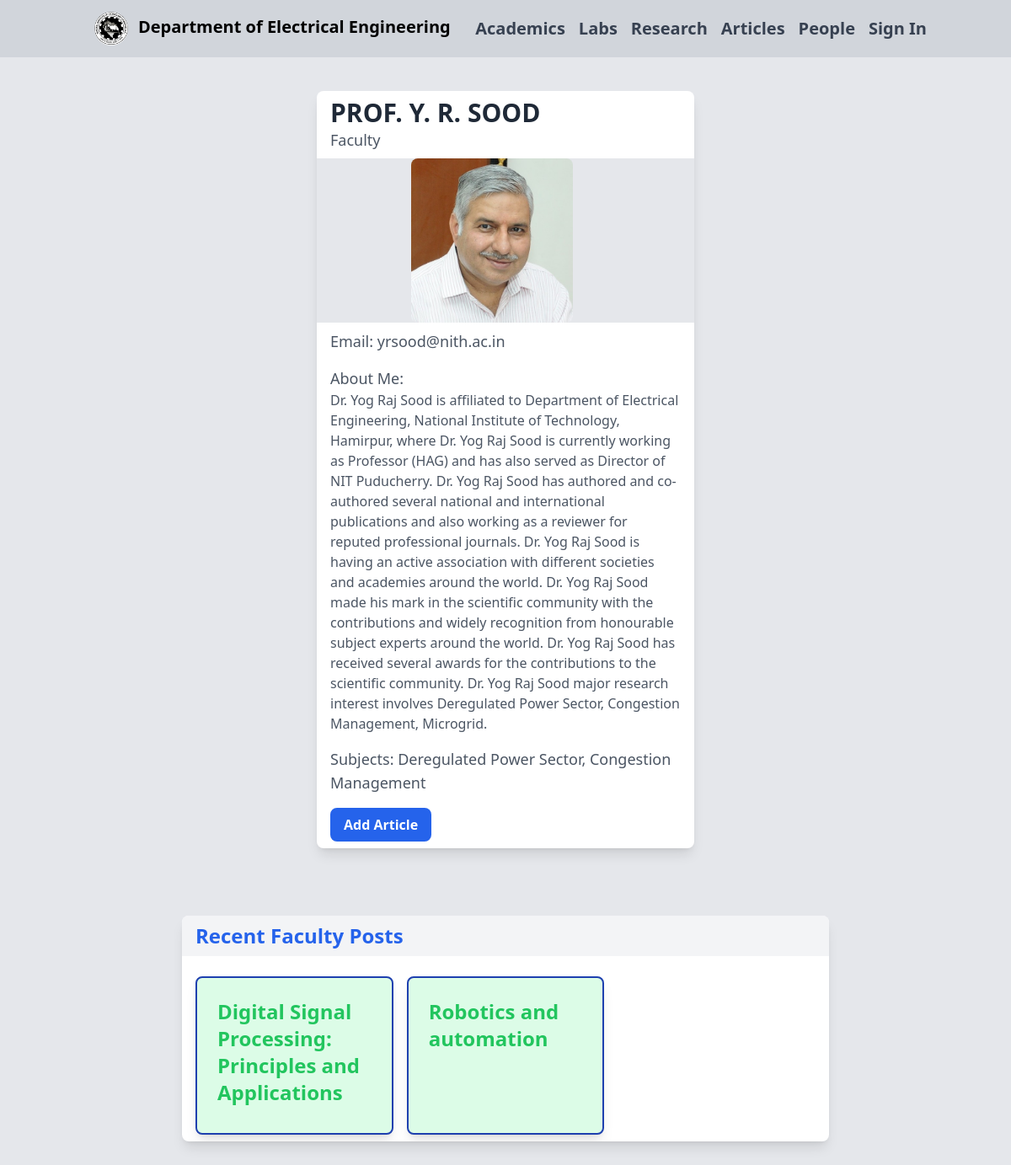
The page /profile/yrsood/ on the database its author committed.
### ele/models.py (models this page shows, shortened)
class CustomUser(AbstractUser):
    role = models.CharField(choices=[(choice.value, choice.value) for choice in RoleChoices], max_length=10, null = True)
    bio = models.TextField(max_length=10000, null = True)
    name = models.TextField(max_length=30, null = True)
    company = models.TextField(null=True, blank=True)
    subjects = models.CharField(max_length=50, null = True, blank=True)
    profile_image = models.ImageField(upload_to="images/", null=True, blank=True)

class Post(models.Model):
    title = models.CharField(max_length=100)
    short_description= models.CharField(max_length=100,default="no short description available", blank=True)
    content = RichTextField(blank=True, null=True)
    author = models.ForeignKey(CustomUser, on_delete=models.CASCADE)
    document = models.FileField(upload_to='documents/', null=True, blank=True)
    created_at = models.DateTimeField(default=timezone.now)
    views = models.PositiveIntegerField(default=0)

### ele/views.py (the view)
# urls.py: path('profile/<str:username>/', views.user_profile, name='user_profile'),
def user_profile(request, username):
    user = get_object_or_404(CustomUser, username=username)
    if user.role == RoleChoices.ALUMNI.value:
        posts = Post.objects.filter(author=user)
        return render(request, 'ele/profile.html', {'user': user, 'posts': posts})
    elif user.role == RoleChoices.FACULTY.value:
        posts = Post.objects.filter(author=user)
        return render(request, 'ele/profile.html', {'user': user, 'posts':posts})
    else:
        return HttpResponse('Invalid user role')

### ele/templates/ele/profile.html (shortened to what this page needs)
{% extends 'ele/base.html' %}
{% block content %}
<div class="flex flex-wrap justify-center items-center">
    <div class="max-w-md w-full bg-white shadow-lg rounded-lg overflow-hidden mx-5 my-10">
        <div class="px-4 py-2">
            <h1 class="text-3xl font-bold text-gray-800">{{ user.name }}</h1>
            <h2 class="text-lg text-gray-600">{{ user.role }}</h2>
        </div>
        <div class="mx-auto flex items-center justify-center bg-gray-200 text-gray-800">
            {% if user.profile_image %}
                <img src="{{ user.profile_image.url }}" alt="{{ user.name }}" class="h-full w-full object-cover md:w-48 mr-8 rounded-lg">
            {% endif %}
        </div>
        <div class="px-4 py-2">
            <p class="text-lg text-gray-600">Email: {{ user.email }}</p>
            <p class="text-lg text-gray-600 mt-4">About Me:</p>
            <p class="text-gray-600">{{ user.bio }}</p>
            {% if user.role == 'Alumni' %}
                <p class="text-lg text-gray-600 mt-4">Company: {{ user.company }}</p>
                {% if user.is_authenticated %}
                    <a class="inline-block px-4 py-2 text-white font-bold bg-blue-600 hover:bg-blue-700 rounded-lg mt-4" href="{% url 'create_post' %}">Add Testimonial</a>
                {% endif %}
            {% elif user.role == 'Faculty' %}
                <p class="text-lg text-gray-600 mt-4">Subjects: {{ user.subjects }}</p>
                {% if user.is_authenticated %}
                    <a class="inline-block px-4 py-2 text-white font-bold bg-blue-600 hover:bg-blue-700 rounded-lg mt-4" href="{% url 'create_post' %}">Add Article</a>
                {% endif %}
            {% endif %}
        </div>
    </div>
    <div class="w-full max-w-3xl bg-white shadow-lg rounded-lg overflow-hidden mx-5 my-10">
        <h2 class="text-2xl font-bold mb-4 text-blue-600 px-4 py-2 bg-gray-100">Recent {{ user.role }} Posts</h2>
        <div class="px-4 py-2">
            {% if posts %}
                <div class="grid grid-cols-1 sm:grid-cols-2 md:grid-cols-3 gap-4">
                    {% for post in posts %}
                        <div class="card bg-green-100 p-6 rounded-lg shadow-lg border-2 border-blue-800 rounded-lg p-4">
                            <h1 class="text-2xl text-green-500 font-bold mb-2"><a href="{% url 'post_detail' pk=post.pk %}">{{ post.title }}</a></h1>
                        </div>
                    {% endfor %}
                </div>
           {% endif %}
        </div>
    </div>
{% endblock %}

### rows shown on the page
CustomUser: name "PROF. Y. R. SOOD", role "Faculty", profile_image (picture), email "yrsood@nith.ac.in", bio "Dr. Yog Raj Sood is affiliated to Department of Electrical Engineering, National Institute of Technology, Hamirpur, where Dr. Yog Raj Sood is currently working as Professor (HAG) and has also served as Director of NIT Puducherry. Dr. Yog Raj Sood has authored and co-authored several national and international publications and also working as a reviewer for reputed professional journals. Dr. Yog Raj Sood is having an active association with different societies and academies around the world. Dr. Yog Raj Sood made his mark in the scientific community with the contributions and widely recognition from honourable subject experts around the world. Dr. Yog Raj Sood has received several awards for…", subjects "Deregulated Power Sector, Congestion Management"
Post: title "Digital Signal Processing: Principles and Applications"
Post: title "Robotics and automation"
